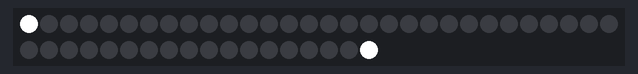
Bench run of a sketch on a simulated Arduino Uno, built with avr-gcc and run on an emulated ATmega328P. Parts: 48 RGB LEDs in strip order, left to right, continuing on the next row. Random numbers use the default seed unless the sketch sets one.

Above: at 0.1 s.
At 5.93 s:
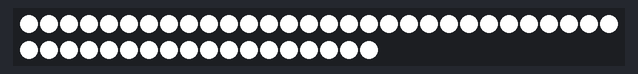
At 11.54 s:
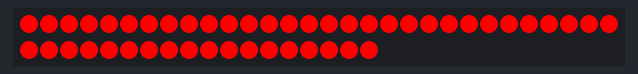
At 19.9 s:
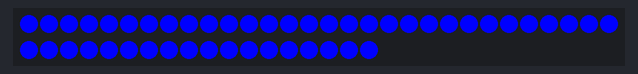
At 27.68 s:
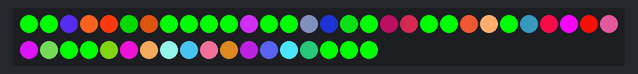
At 39.72 s:
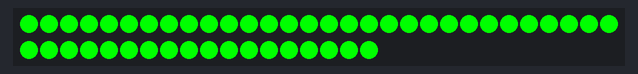

Measured:
- what the display in image 1 shows lasts 0.4 s, from 5.7 s to 6.1 s
- what the display in image 2 shows lasts 0.5 s, from 11.3 s to 11.8 s

The sketch:

Frontlicht.ino
```cpp
#include <Adafruit_NeoPixel.h>

#define PIN 6
#define NUMPIXELS 48  //24 Pixel verbrauchen 5,35W bei maximaler Helligkeit
Adafruit_NeoPixel pixels(NUMPIXELS, PIN, NEO_GRB + NEO_KHZ800);

void setup() {
  // put your setup code here, to run once:
  pixels.begin();
  pixels.clear();
  pixels.show();
  Startup();
  delay(5000);
}

void loop() {
  // put your main code here, to run repeatedly:
  /*for (int i = 0; i <= 5; i++) {
    Blinker();
    }
    for (int i = 0; i <= NUMPIXELS; i++) { // For each pixel...
    pixels.setPixelColor(i, pixels.Color(255, 255, 255));
    pixels.show();   // Send the updated pixel colors to the hardware.
    }
    delay(6666);
  */
  Party();
}

void Party () {
  pixels.setPixelColor(random(0, NUMPIXELS), pixels.Color(random(0, 255), random(0, 255), random(0, 255)));
  pixels.show();
  if ( 1 == random (0, 20) ) {
    for (int i = 0; i <= NUMPIXELS; i++) { // For each pixel...
      pixels.setPixelColor(i, pixels.Color(0, 0, 0));
      pixels.show();   // Send the updated pixel colors to the hardware.
    }
    delay (random(10, 100));
    for (int i = 0; i <= NUMPIXELS; i++) { // For each pixel...
      pixels.setPixelColor(random(0, NUMPIXELS), pixels.Color(random(0, 255), random(0, 255), random(0, 255)));
      pixels.show();   // Send the updated pixel colors to the hardware.
    }
  }
  else if ( 1 == random (0, 20) ) {
    for (int i = 0; i <= NUMPIXELS; i++) { // For each pixel...
      pixels.setPixelColor(i, pixels.Color(255, 255, 255));
      pixels.show();   // Send the updated pixel colors to the hardware.
    }
    delay (random(10, 100));
    for (int i = 0; i <= NUMPIXELS; i++) { // For each pixel...
      pixels.setPixelColor(random(0, NUMPIXELS), pixels.Color(random(0, 255), random(0, 255), random(0, 255)));
      pixels.show();   // Send the updated pixel colors to the hardware.
    }
  }
  else if ( 1 == random (0, 20) ) {
    for (int i = 0; i <= NUMPIXELS; i++) { // For each pixel...
      pixels.setPixelColor(i, pixels.Color(255, 0, 0));
      pixels.show();   // Send the updated pixel colors to the hardware.
    }
    delay (random(10, 100));
    for (int i = 0; i <= NUMPIXELS; i++) { // For each pixel...
      pixels.setPixelColor(random(0, NUMPIXELS), pixels.Color(random(0, 255), random(0, 255), random(0, 255)));
      pixels.show();   // Send the updated pixel colors to the hardware.
    }
  }
  else if ( 1 == random (0, 20) ) {
    for (int i = 0; i <= NUMPIXELS; i++) { // For each pixel...
      pixels.setPixelColor(i, pixels.Color(0, 255, 0));
      pixels.show();   // Send the updated pixel colors to the hardware.
    }
    delay (random(10, 100));
    for (int i = 0; i <= NUMPIXELS; i++) { // For each pixel...
      pixels.setPixelColor(random(0, NUMPIXELS), pixels.Color(random(0, 255), random(0, 255), random(0, 255)));
      pixels.show();   // Send the updated pixel colors to the hardware.
    }
  }
  else if ( 1 == random (0, 20) ) {
    for (int i = 0; i <= NUMPIXELS; i++) { // For each pixel...
      pixels.setPixelColor(i, pixels.Color(0, 0, 255));
      pixels.show();   // Send the updated pixel colors to the hardware.
    }
    delay (random(10, 100));
    for (int i = 0; i <= NUMPIXELS; i++) { // For each pixel...
      pixels.setPixelColor(random(0, NUMPIXELS), pixels.Color(random(0, 255), random(0, 255), random(0, 255)));
      pixels.show();   // Send the updated pixel colors to the hardware.
    }
  }
}


void Blinker () {
  for (int i = 0; i <= NUMPIXELS; i++) { // For each pixel...
    pixels.setPixelColor(i, pixels.Color(50, 50, 50));
    pixels.show();   // Send the updated pixel colors to the hardware.
    //delay(0); // Pause before next pass through loop
  }

  for (int i = 0; i <= 12; i++) { // For each pixel...
    pixels.setPixelColor(i, pixels.Color(255, 90, 0));
    pixels.show();   // Send the updated pixel colors to the hardware.
    //delay(0); // Pause before next pass through loop
  }
  delay(666);
  for (int i = 12; i >= 0; i--) { // For each pixel...

    pixels.setPixelColor(i, pixels.Color(50, 50, 50));
    pixels.show();   // Send the updated pixel colors to the hardware.
    //delay(0); // Pause before next pass through loop
  }
  delay(666);
}

void Startup() {
  int i = 0;
  int j = NUMPIXELS - 1;

  while (i <= NUMPIXELS / 2 && j >= NUMPIXELS / 2) {
    pixels.setPixelColor(i, pixels.Color(255, 255, 255));
    pixels.setPixelColor(j, pixels.Color(255, 255, 255));
    pixels.show();   // Send the updated pixel colors to the hardware.
    i++;
    j--;
    delay(25); // Pause before next pass through loop

  }


}
```
